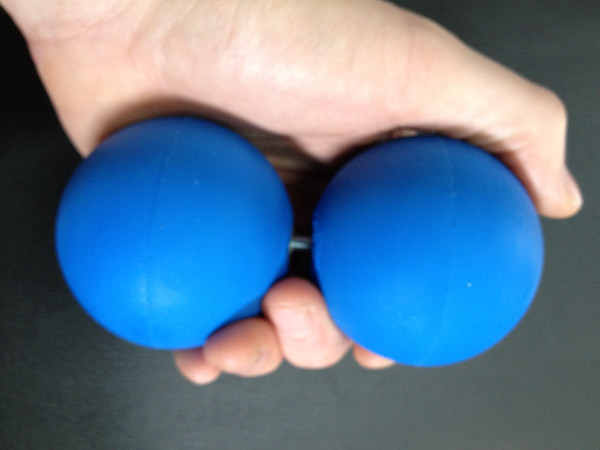
#> input picture balls/blue_balls_hand2.jpg, 600 x 450 px
$ python tst.py   (Python 2 division)   (older library calls are emulated)
#> lines starting #> are read from the running program, lines starting #| are printed output that depends on the picture; after the words box and inside, x2 and y2 are one past the last pixel; in counts of white or black regions, pixels touching at a corner belong together
import numpy as np
import cv2
import sys


# TA MRDKA JE V BGR (a nebo je to HSV. Cert vi).Ale tohle na modrou funguje
lower_blue = np.array([100, 100, 100])
upper_blue = np.array([120, 255, 255])

img = cv2.imread('blue_balls_hand2.jpg')
#> img is the input picture: shape (450, 600, 3); mean B, G, R 146, 121.3, 94.8
img = cv2.medianBlur(img,5)
hsv = cv2.cvtColor(img, cv2.COLOR_BGR2HSV)
#> hsv: shape (450, 600, 3); mean H, S, V 70.6, 108.8, 161.1
cv2.imshow('hsv', hsv)


ranged_img = cv2.inRange(hsv, lower_blue, upper_blue)
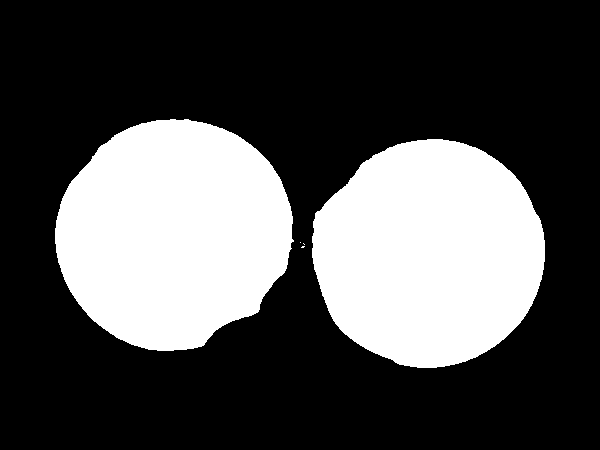
#> ranged_img: shape (450, 600); 30.9% white; 5 white regions (3 under 20 px), largest, box (x1, y1, x2, y2) and area: (55, 119, 294, 351) 42224, (312, 139, 545, 368) 41286
res = cv2.bitwise_and(img, img, mask=ranged_img)
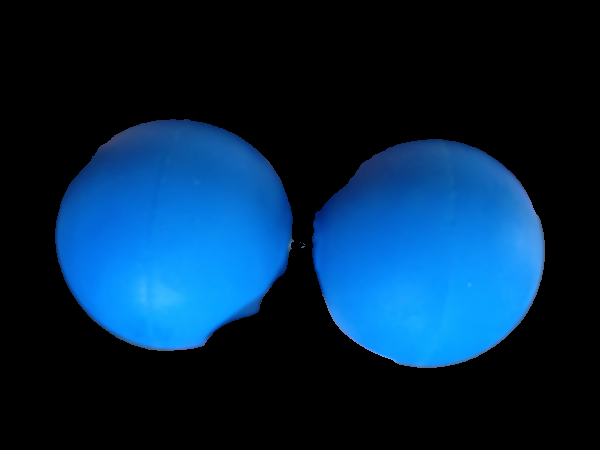
#> res: shape (450, 600, 3); mean B, G, R 65.9, 37.3, 4.3


erode = cv2.erode(ranged_img, None, iterations = 3)
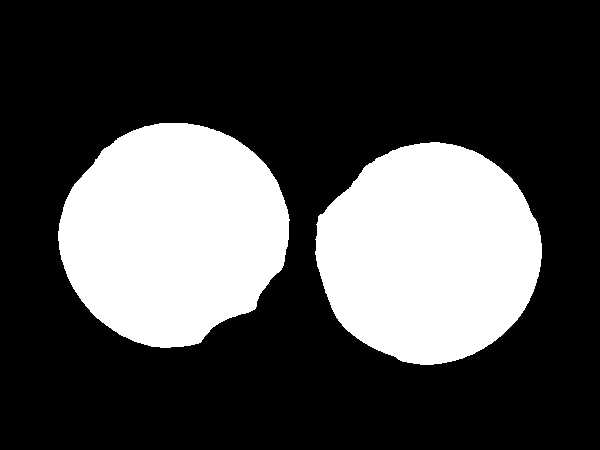
#> erode: shape (450, 600); 28.9% white; 2 white regions, box (x1, y1, x2, y2) and area: (58, 123, 290, 348) 39429, (315, 142, 542, 365) 38538
dilate = cv2.dilate(erode, None, iterations = 10)
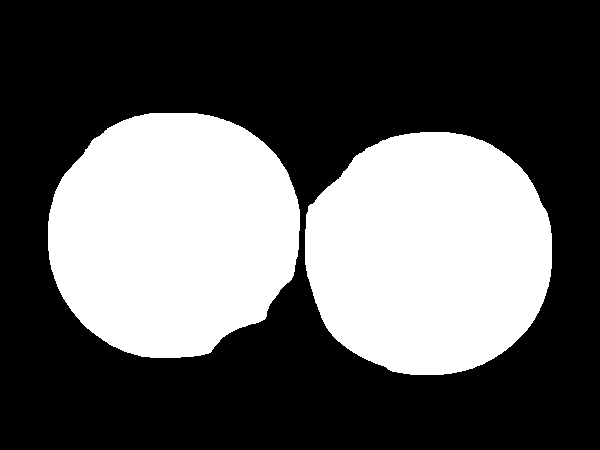
#> dilate: shape (450, 600); 35.9% white; 2 white regions, box (x1, y1, x2, y2) and area: (48, 113, 300, 358) 48969, (305, 132, 552, 375) 47960


# HougsCircles don't like to work with filled cicles. Canny does the job.
canny = cv2.Canny(dilate, 200, 300)
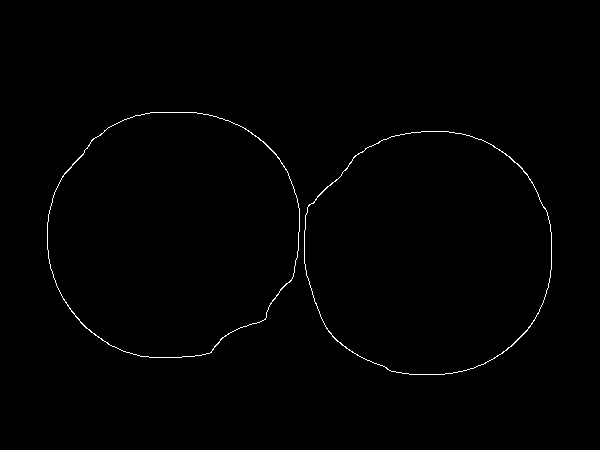
#> canny: shape (450, 600); 0.61% white in thin lines or dots, all inside (x1, y1, x2, y2) = (47, 112, 552, 375)
# [17 lines of commented-out code are left out]
(cnts, _) = cv2.findContours(dilate.copy(), cv2.RETR_EXTERNAL,
	cv2.CHAIN_APPROX_SIMPLE)
#> cnts = 2 contours; box (x1, y1, x2, y2) and area: (48, 113, 300, 358) 48608, (305, 132, 552, 375) 47604
print "I found %d blue shapes" % (len(cnts))
#| I found 2 blue shapes

for c in cnts:
	# draw the contour and show it
	cv2.drawContours(img, [c], -1, (0, 255, 0), 2)
#> this loop made 2 passes
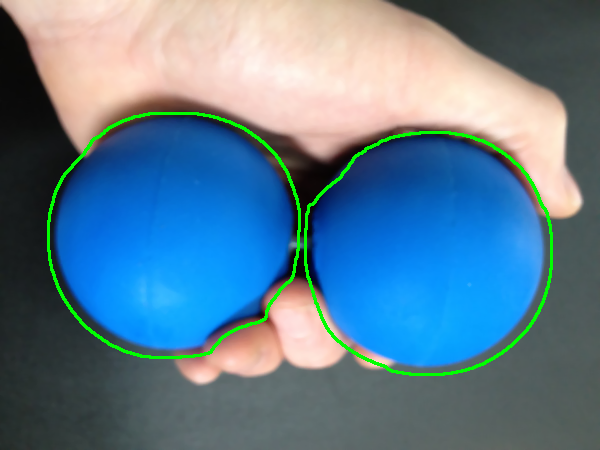
#> img: shape (450, 600, 3); mean B, G, R 144.6, 124.9, 93.1

#cv2.imshow('hsv', hsv)
cv2.imshow('ranged', ranged_img)
cv2.imshow('erode', erode)
cv2.imshow('dilate', dilate)
cv2.imshow('canny', canny)
cv2.imshow('img', img)
cv2.waitKey(0)
sys.exit(0)
#> (the program exits here)
